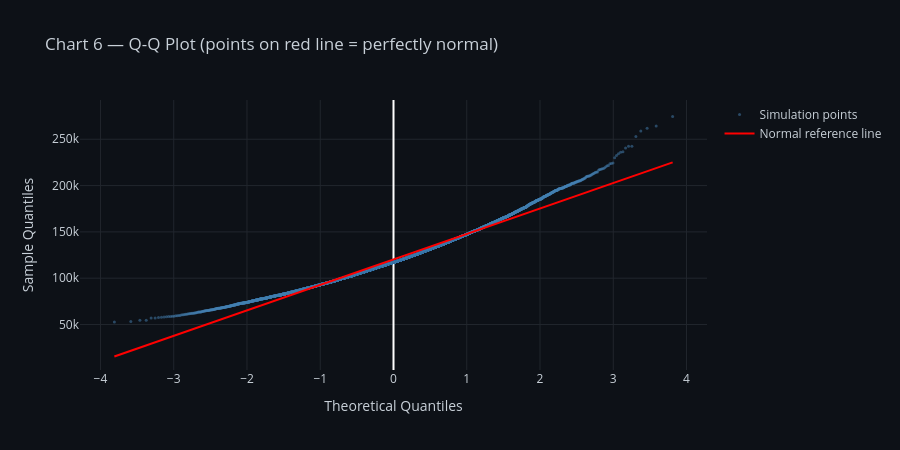

Notebook source saved alongside this figure:
### Markdown cell above
## Q-Q Normality Check

### Code cell
fig6 = go.Figure()

# Simulation data points
fig6.add_trace(go.Scatter(
    x=osm, y=osr,
    mode="markers",
    name="Simulation points",
    marker=dict(color="steelblue", size=3, opacity=0.5)))

# Normal reference line (red)
fig6.add_trace(go.Scatter(
    x=[min(osm), max(osm)],
    y=[slope * min(osm) + intercept,
       slope * max(osm) + intercept],
    mode="lines",
    name="Normal reference line",
    line=dict(color="red", width=2)))

fig6.update_layout(
    **DARK,
    title="Chart 6 — Q-Q Plot (points on red line = perfectly normal)",
    height=450,
    xaxis_title="Theoretical Quantiles",
    yaxis_title="Sample Quantiles")

fig6.show()
print("✓ Chart 6 shown")

### Figure 1 — Plotly figure (JSON) as saved in the notebook; plotly's stock layout.template omitted (floating-point values rounded to 4 significant figures; data arrays with more than 128 entries replaced by an {"elided": "..."} marker saying what was removed)
{"data": [{"marker": {"color": "steelblue", "opacity": 0.5, "size": 3}, "mode": "markers", "name": "Simulation points", "type": "scatter", "x": {"elided": "10000 float values"}, "y": {"elided": "10000 float values"}}, {"line": {"color": "red", "width": 2}, "mode": "lines", "name": "Normal reference line", "type": "scatter", "x": [-3.811, 3.811], "y": [15480.0, 225000.0]}], "layout": {"font": {"color": "#c9d1d9"}, "height": 450, "paper_bgcolor": "#0d1117", "plot_bgcolor": "#0d1117", "title": {"text": "Chart 6 — Q-Q Plot (points on red line = perfectly normal)"}, "xaxis": {"gridcolor": "#21262d", "title": {"text": "Theoretical Quantiles"}}, "yaxis": {"gridcolor": "#21262d", "title": {"text": "Sample Quantiles"}}}}
